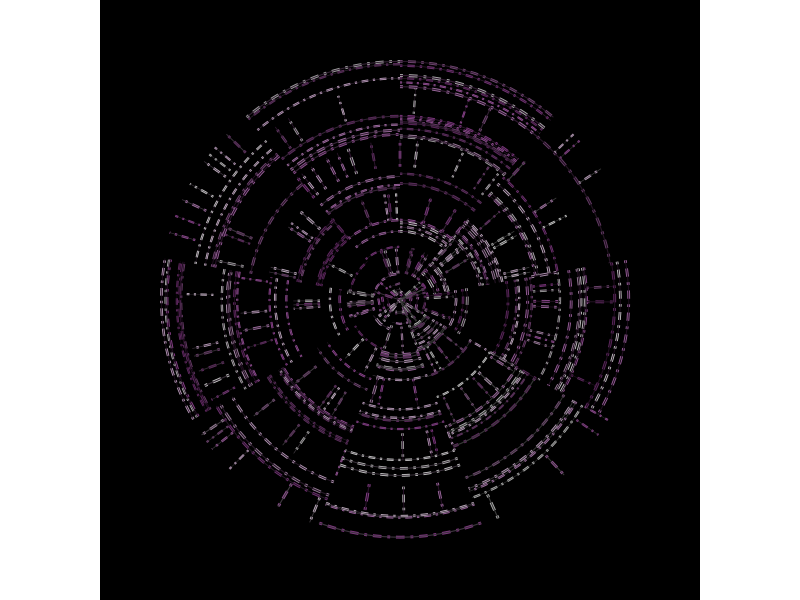

Source code (R):
# Pattern Background Image #

library(tidyverse)




colors <- c("#181818", "#d3d3d3", "#88398A","#562457","#ccbdcc")

rows <- 9
cols <- 9
lines <- 20

grid_iters <- 1:(rows*cols)
row_iters <- 1:cols
col_iters <- 1:rows

start_ori <- sample(c("vert", "horiz"),1)

base_oris <- if(start_ori == "vert"){
        rep_along(1:cols, c("vert","horiz"))
} else{
  rep_along(1:cols, c("horiz", "vert"))
}

inverse_oris <- if_else(base_oris == "vert", "horiz", "vert")

grid_oris <- rep_along(1:rows, c("base","inverse"))

vert_base <- tibble(x = seq(0,1, length.out = lines),
                    xend = x,
                    y = 0,
                    yend = 1,
                    group = "vert")

horiz_base <- tibble(y = seq(0,1, length.out = lines),
                    yend = y,
                    x = 0,
                    xend = 1, 
                    group = "horiz")


base_row <- pmap_df(list(row_iters,
                        base_oris,
                        sample(colorRampPalette(colors)(100), rows, replace = TRUE)), ~if(..2 == "vert"){
                                          vert_base %>%
                                            mutate(x = x + ..1,
                                                   xend = x,
                                                   group = paste0(group,..1),
                                                   fill = ..3)
                        } else {
                          horiz_base %>%
                            mutate(x = x + ..1,
                                   xend = xend + ..1,
                                   group = paste0(group,..1),
                                   fill = ..3)
                        }
                   )

inverse_row <- pmap_df(list(row_iters,
                            inverse_oris,
                            sample(colorRampPalette(c(colors))(100), rows, replace = TRUE)), ~if(..2 == "vert"){
                              vert_base %>%
                                mutate(x = x + ..1,
                                       xend = x,
                                       group = paste0(group,..1),
                                       fill = ..3)
                            } else {
                              horiz_base %>%
                                mutate(x = x + ..1,
                                       xend = xend + ..1,
                                       group = paste0(group,..1),
                                       fill = ..3)
                            }
)

grid_frame <- pmap_df(list(0:(rows - 1),
                           grid_oris), ~if(..2 == "base"){
                             base_row %>%
                               mutate(y = y + ..1,
                                      yend = yend + ..1)
                           } else {
                             inverse_row %>%
                               mutate(y = y + ..1,
                                      yend = yend + ..1)
                           })

line_sizes <- sample(seq(.7,1, length.out = nrow(grid_frame)))

grid_frame2 <- grid_frame %>%
  slice_sample(prop = .20)

line_sizes2 <- sample(seq(.7,1, length.out = nrow(grid_frame2)))

grid_frame2 %>%
  ggplot(aes(x,y, xend = xend, yend = yend))+
  theme_void()+
  geom_segment(color = sort(grid_frame2$fill), size = line_sizes2, linetype = "1232")+
  geom_segment(color = map_chr(grid_frame2$fill, ~colorRampPalette(c(.x,"#000000"))(10)[7]), size = line_sizes2 - .59)+
  theme(plot.background =  element_rect(fill = "#000000"))+
  coord_polar()